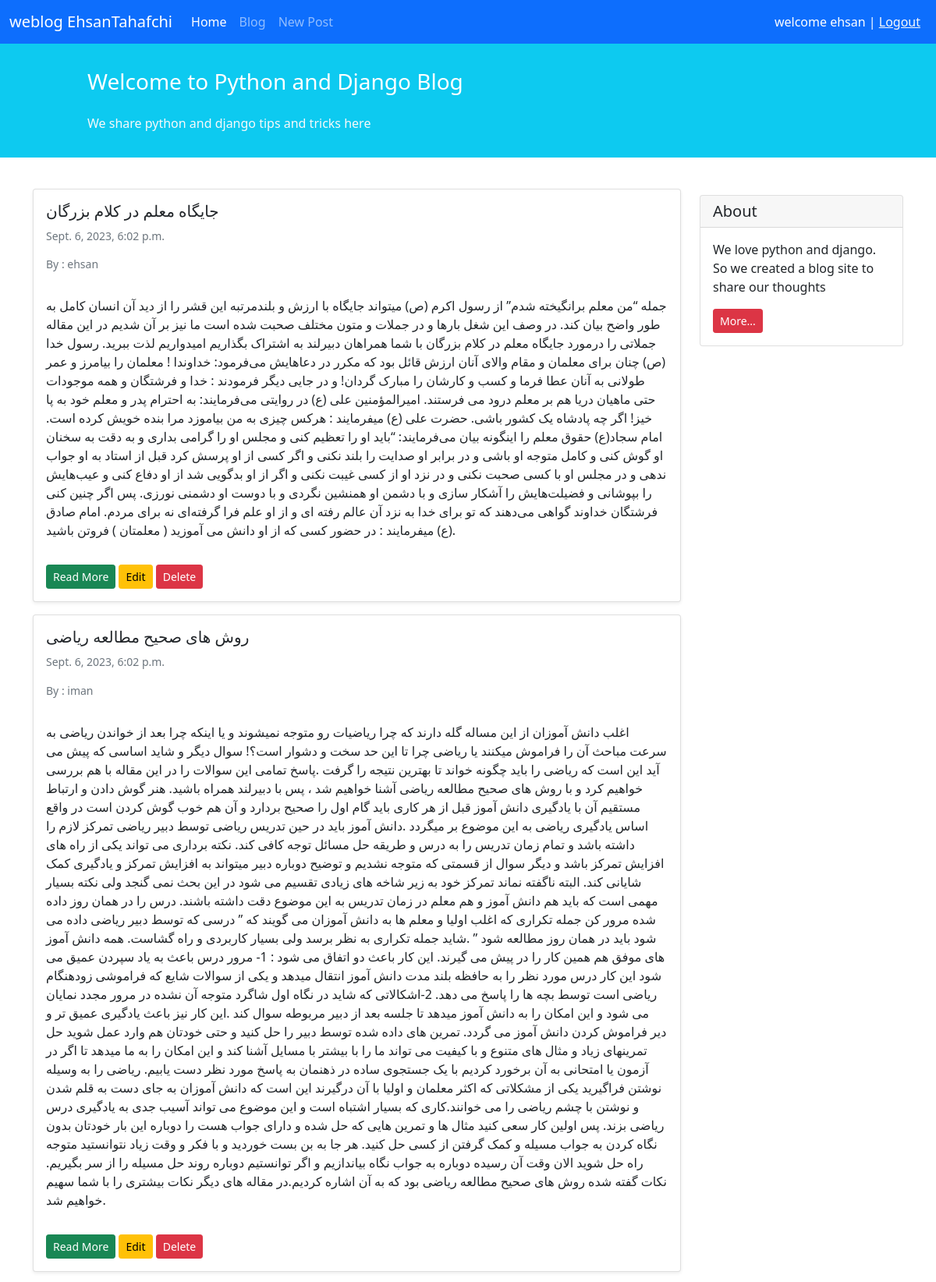
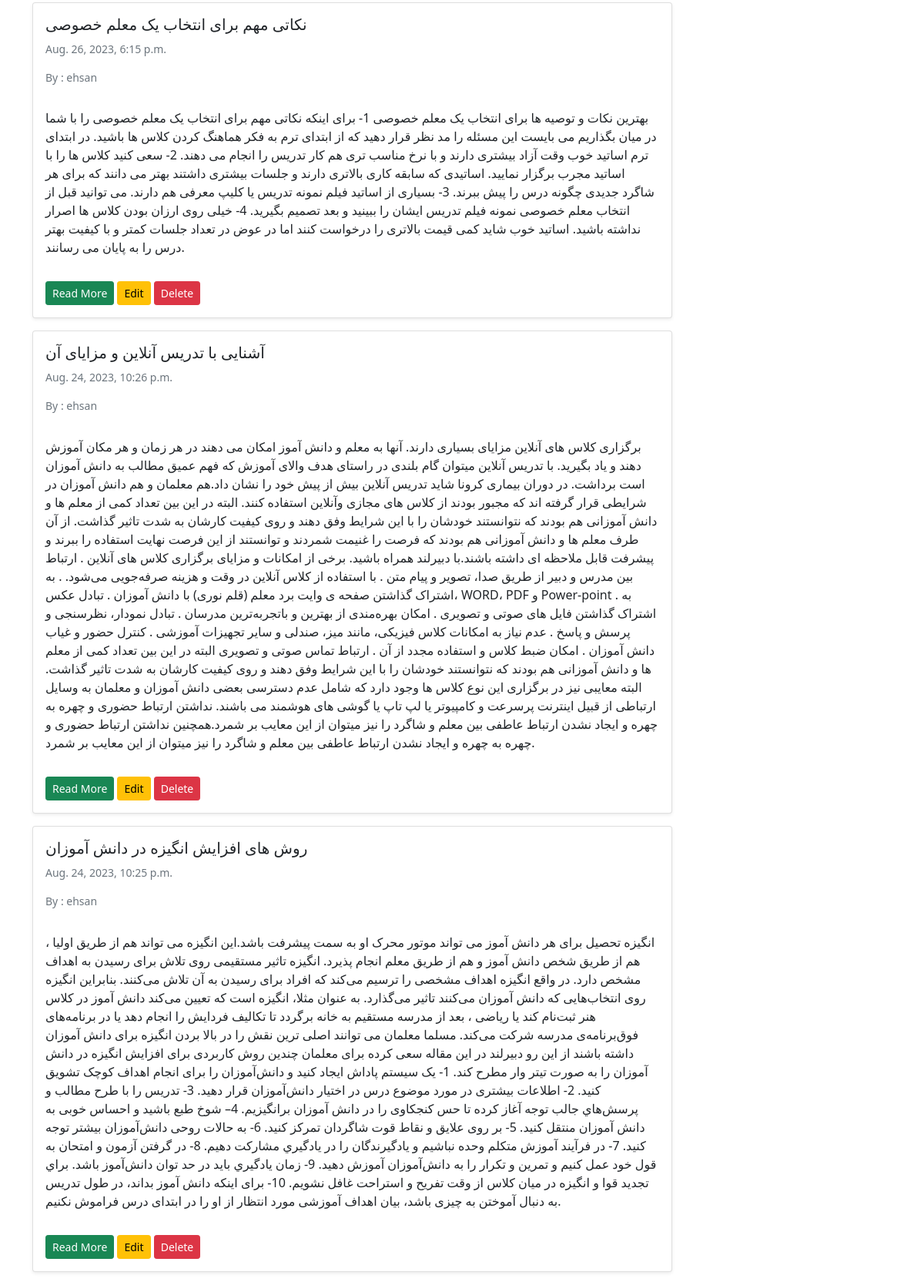
The app's page / (signed in, upper part) with its own data (2 pictures, top to bottom).
### blog/models.py (models this page shows, shortened)
class Post(models.Model):
    STATUS_CHOICES = (
        ('Published', 'Published'),
        ('Draft', 'Draft'),
    )
    title = models.CharField(max_length=100)
    text = models.TextField()
    datetime_created = models.DateTimeField(auto_now_add=True)
    datetime_modified = models.DateTimeField(auto_now=True)
    author = models.ForeignKey('auth.User', on_delete=models.CASCADE)
    status = models.CharField(choices=STATUS_CHOICES, max_length=11)

### blog/views.py (the view)
# urls.py: path('', PostListView.as_view(), name='posts_list_view'),
class PostListView(generic.ListView):
    template_name = 'blog/posts_list.html'
    context_object_name = 'posts_list'
    def get_queryset(self):
        return Post.objects.filter(status='Published').order_by('-datetime_modified')

### blog/templates/blog/posts_list.html (shortened to what this page needs)
{% extends '_base.html' %}
{% block content %}
    <div class="container mt-4">
        <div class="row">
            <div class="col-9">
                {% for posts in posts_list %}
                    <div class="card shadow-sm my-3">
                        <div class="card-body">
                            <h5 class="card-title">{{ posts.title }}</h5>
                            <h6 class="card-subtitle mb-2 text-muted small py-2">{{ posts.datetime_modified }}</h6>
                            <h6 class="card-subtitle mb-2 text-muted small py-2"> By : {{ posts.author }}</h6>
                            <p class="card-text py-3">
                                {{ posts.text }}
                            </p>
                            <a href="{% url 'post_detail_view' posts.id %}" class="btn btn-sm btn-success">Read More</a>
                            <a href="{% url 'post_update_view' posts.id %}" class="btn btn-sm btn-warning">Edit</a>
                            <a href="{% url 'post_delete_view' posts.id %}" class="btn btn-sm btn-danger">Delete</a>
                        </div>
                    </div>
                {% endfor %}
            </div>
            <div class="col-3">
                <div class="card my-4">
                    <h5 class="card-header">About</h5>
                    <div class="card-body">
                        <p class="card-text">We love python and django. So we created a blog site to share our
                            thoughts</p>
                        <a href="#"
                           class="btn btn-sm btn-danger">
                            More...
                        </a>
                    </div>
                </div>
            </div>
        </div>
    </div>
{% endblock content %}

### templates/_base.html (shortened to what this page needs)
<!doctype html>
<html lang="en">
<head>
    <link href="https://cdn.jsdelivr.net/npm/bootstrap@5.1.3/dist/css/bootstrap.min.css" rel="stylesheet"
>
</head>
<body>
<nav class="navbar navbar-expand-lg navbar-dark bg-primary">
    <div class="container-fluid">
        <a class="navbar-brand" href="#">weblog EhsanTahafchi</a>
        <div class="collapse navbar-collapse" id="navbarNavAltMarkup">
            <div class="navbar-nav">
                <a class="nav-link active" aria-current="page" href="{% url 'posts_list_view' %}">Home</a>
                <a class="nav-link" href="{% url 'posts_list_view' %}">Blog</a>
                <a class="nav-link" href="{% url 'post_create_view' %}">New Post</a>
            </div>
        </div>
        <div class="mx-2 text-white">
            {% if user.is_authenticated %}
                welcome {{ user.username }} | <a class="text-light" href="{% url 'logout' %}">Logout</a>
            {% else %}
                <a class="text-light" href="{% url 'login' %}">Login</a>  | <a class="text-light" href="{% url 'signup' %}">SignUp</a>
            {% endif %}
        </div>
    </div>
</nav>
<div class="container-fluid bg-info">
    <div class="row py-3">
        <div class="col-md-8 col-md-10 mx-auto">
            <h3 class="my-4 mt-3 text-white">Welcome to Python and Django Blog</h3>
            <p class="text-light">We share python and django tips and tricks here</p>
        </div>
    </div>
</div>
{% block content %}
{% endblock content %}
</body>
</html>

### records on screen
Post: title "جایگاه معلم در کلام بزرگان", datetime_modified "Sept. 6, 2023, 6:02 p.m.", author "ehsan", text "جمله “من معلم برانگیخته شدم” از رسول اکرم (ص) میتواند جایگاه با ارزش و بلندمرتبه این قشر را از دید آن انسان کامل به طور واضح بیان کند. در وصف این شغل بارها و در جملات و متون مختلف صحبت شده است ما نیز بر آن شدیم در این مقاله جملاتی را درمورد جایگاه معلم در کلام بزرگان با شما همراهان دبیرلند به اشتراک بگذاریم امیدواریم لذت ببرید. رسول خدا (ص) چنان برای معلمان و مقام والای آنان ارزش قائل بود که مکرر در دعاهایش می‌فرمود: خداوندا ! معلمان را بیامرز و عمر طولانی به آنان عطا فرما و کسب و کارشان را مبارک گردان! و در جایی دیگر فرمودند : خدا و فرشتگان و همه موجودات حتی ماهیان دریا هم بر معلم درود می فرستند. امیرالمؤمنین علی (ع) در روایتی می‌فرمایند: به احترام پدر و معلم خود به پا خیز! اگر چه پادشاه…"
Post: title "روش های صحیح مطالعه ریاضی", datetime_modified "Sept. 6, 2023, 6:02 p.m.", author "iman", text "اغلب دانش آموزان از این مساله گله دارند که چرا ریاضیات رو متوجه نمیشوند و یا اینکه چرا بعد از خواندن ریاضی به سرعت مباحث آن را فراموش میکنند یا ریاضی چرا تا این حد سخت و دشوار است؟! سوال دیگر و شاید اساسی که پیش می آید این است که ریاضی را باید چگونه خواند تا بهترین نتیجه را گرفت .پاسخ تمامی این سوالات را در این مقاله با هم بررسی خواهیم کرد و با روش های صحیح مطالعه ریاضی آشنا خواهیم شد ، پس با دبیرلند همراه باشید. هنر گوش دادن و ارتباط مستقیم آن با یادگیری دانش آموز قبل از هر کاری باید گام اول را صحیح بردارد و آن هم خوب گوش کردن است در واقع اساس یادگیری ریاضی به این موضوع بر میگردد .دانش آموز باید در حین تدریس ریاضی توسط دبیر ریاضی تمرکز لازم را داشته باشد و تمام زمان تدریس را به درس و طریقه…"
Post: title "نکاتی مهم برای انتخاب یک معلم خصوصی", datetime_modified "Aug. 26, 2023, 6:15 p.m.", author "ehsan", text "بهترین نکات و توصیه ها برای انتخاب یک معلم خصوصی 1- برای اینکه نکاتی مهم برای انتخاب یک معلم خصوصی را با شما در میان بگذاریم می بایست این مسئله را مد نظر قرار دهید که از ابتدای ترم به فکر هماهنگ کردن کلاس ها باشید. در ابتدای ترم اساتید خوب وقت آزاد بیشتری دارند و با نرخ مناسب تری هم کار تدریس را انجام می دهند. 2- سعی کنید کلاس ها را با اساتید مجرب برگزار نمایید. اساتیدی که سابقه کاری بالاتری دارند و جلسات بیشتری داشتند بهتر می دانند که برای هر شاگرد جدیدی چگونه درس را پیش ببرند. 3- بسیاری از اساتید فیلم نمونه تدریس یا کلیپ معرفی هم دارند. می توانید قبل از انتخاب معلم خصوصی نمونه فیلم تدریس ایشان را ببینید و بعد تصمیم بگیرید. 4- خیلی روی ارزان بودن کلاس ها اصرار نداشته باشید. اساتید خوب شاید…"
Post: title "آشنایی با تدریس آنلاین و مزایای آن", datetime_modified "Aug. 24, 2023, 10:26 p.m.", author "ehsan", text "برگزاری کلاس های آنلاین مزایای بسیاری دارند. آنها به معلم و دانش آموز امکان می دهند در هر زمان و هر مکان آموزش دهند و یاد بگیرید. با تدریس آنلاین میتوان گام بلندی در راستای هدف والای آموزش که فهم عمیق مطالب به دانش آموزان است برداشت. در دوران بیماری کرونا شاید تدریس آنلاین بیش از پیش خود را نشان داد.هم معلمان و هم دانش آموزان در شرایطی قرار گرفته اند که مجبور بودند از کلاس های مجازی وآنلاین استفاده کنند. البته در این بین تعداد کمی از معلم ها و دانش آموزانی هم بودند که نتوانستند خودشان را با این شرایط وفق دهند و روی کیفیت کارشان به شدت تاثیر گذاشت. از آن طرف معلم ها و دانش آموزانی هم بودند که فرصت را غنیمت شمردند و توانستند از این فرصت نهایت استفاده را ببرند و پیشرفت قابل ملاحظه ای داشته…"
Post: title "روش های افزایش انگیزه در دانش آموزان", datetime_modified "Aug. 24, 2023, 10:25 p.m.", author "ehsan", text "انگیزه تحصیل برای هر دانش آموز می تواند موتور محرک او به سمت پیشرفت باشد.این انگیزه می تواند هم از طریق اولیا ، هم از طریق شخص دانش آموز و هم از طریق معلم انجام پذیرد. انگیزه تاثیر مستقیمی روی تلاش برای رسیدن به اهداف مشخص دارد. در واقع انگیزه اهداف مشخصی را ترسیم می‌کند که افراد برای رسیدن به آن تلاش می‌کنند. بنابراین انگیزه روی انتخاب‌هایی که دانش آموزان می‌کنند تاثیر می‌گذارد. به عنوان مثلا، انگیزه است که تعیین می‌کند دانش‌ آموز در کلاس هنر ثبت‌نام کند یا ریاضی ، بعد از مدرسه مستقیم به خانه برگردد تا تکالیف فردایش را انجام دهد یا در برنامه‌های فوق‌برنامه‌ی مدرسه شرکت می‌کند. مسلما معلمان می توانند اصلی ترین نقش را در بالا بردن انگیزه برای دانش آموزان داشته باشند از این رو دبیرلند در این…"

### other values on screen
{{ user.username }} "ehsan"
